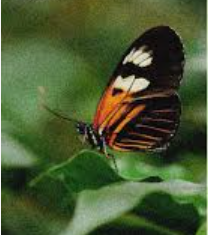
#> input picture TASK09/Taskimage9.png, 208 x 235 px
$ jupyter execute 2023_SE_04_TASK_09.ipynb
#> lines starting #> are read from the running program, lines starting #| are printed output that depends on the picture; after the words box and inside, x2 and y2 are one past the last pixel; in counts of white or black regions, pixels touching at a corner belong together
🔹 Import Required Libraries

[cell 1]
import cv2
import numpy as np
import matplotlib.pyplot as plt

🔹 Load Image

[cell 2]
# Load image (BGR format)
img = cv2.imread('Taskimage9.png')
#> img is the input picture: shape (235, 208, 3); mean B, G, R 49.3, 88.7, 72.8

# Convert BGR to RGB for display
img_rgb = cv2.cvtColor(img, cv2.COLOR_BGR2RGB)

plt.imshow(img_rgb)
plt.title("Original Image")
plt.axis('off')

✅ Task 1: Extract R, G, B Channels

[cell 3]
R, G, B = img_rgb[:,:,0], img_rgb[:,:,1], img_rgb[:,:,2]
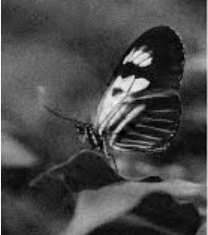
#> R: shape (235, 208); min 0, max 247, mean 72.8
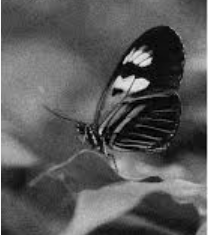
#> G: shape (235, 208); min 0, max 247, mean 88.7
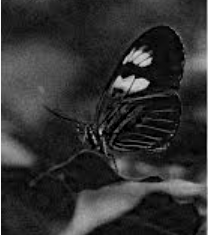
#> B: shape (235, 208); min 0, max 247, mean 49.3

plt.figure(figsize=(12,4))
plt.subplot(1,3,1)
plt.imshow(R, cmap='gray')
plt.title("Red Channel")

plt.subplot(1,3,2)
plt.imshow(G, cmap='gray')
plt.title("Green Channel")

plt.subplot(1,3,3)
plt.imshow(B, cmap='gray')
plt.title("Blue Channel")
plt.axis('off')
plt.show()
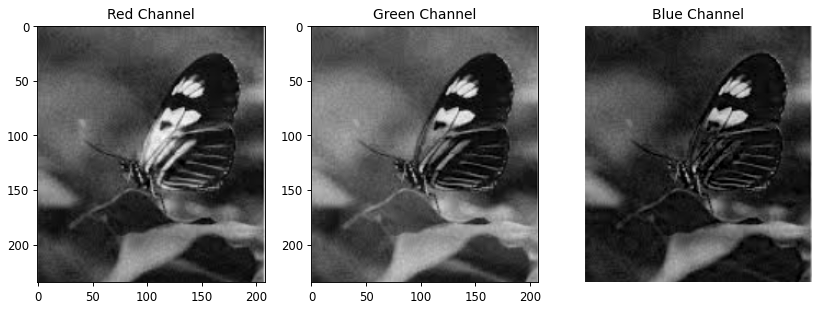
#> figure drawn by matplotlib, 3 panels

✅ Task 2: Convert RGB → HSV, YCbCr, Lab

[cell 4]
hsv = cv2.cvtColor(img, cv2.COLOR_RGB2HSV)
#> hsv: shape (235, 208, 3); mean H, S, V 78.6, 126.9, 92.3
ycbcr = cv2.cvtColor(img, cv2.COLOR_RGB2YCrCb)
#> ycbcr: shape (235, 208, 3); mean of channels 0, 1, 2 75.1, 109.6, 126.7
lab = cv2.cvtColor(img, cv2.COLOR_RGB2Lab)
#> lab: shape (235, 208, 3); mean of channels 0, 1, 2 86.7, 111.1, 133.1

plt.figure(figsize=(15,5))
plt.subplot(1,3,1)
plt.imshow(hsv)
plt.title("HSV")

plt.subplot(1,3,2)
plt.imshow(ycbcr)
plt.title("YCbCr")

plt.subplot(1,3,3)
plt.imshow(lab)
plt.title("Lab")
plt.axis('off')
plt.show()

✅ Task 3: White Balance Correction (Gray World Algorithm)

[cell 5]
def white_balance(img):
    result = img.copy().astype(np.float32)
    avgB, avgG, avgR = np.mean(result[:,:,0]), np.mean(result[:,:,1]), np.mean(result[:,:,2])
#> avgB = 72.76; avgG = 88.74; avgR = 49.35
    avgGray = (avgB + avgG + avgR) / 3
#> avgGray = 70.28

    result[:,:,0] *= avgGray / avgB
    result[:,:,1] *= avgGray / avgG
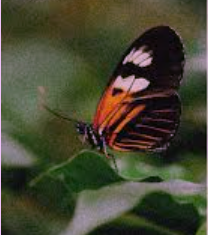
#> result: shape (235, 208, 3) float32; mean R, G, B 70.3, 70.3, 49.3
    result[:,:,2] *= avgGray / avgR
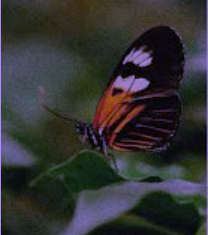
#> result: shape (235, 208, 3) float32; mean R, G, B 70.3, 70.3, 70.3; drawn with min black and max white

    return np.clip(result, 0, 255).astype(np.uint8)
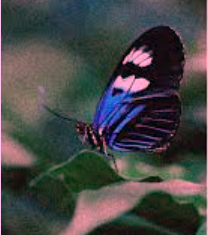
#> returned value: shape (235, 208, 3); mean of channels 0, 1, 2 69.8, 69.8, 69.2; drawn as B, G, R

wb_img = white_balance(img_rgb)

plt.imshow(wb_img)
plt.title("White Balanced Image")
plt.axis('off')
plt.show()

✅ Task 4: Color Masking (Example: Red Color in HSV)

[cell 6]
hsv_img = cv2.cvtColor(img_rgb, cv2.COLOR_RGB2HSV)
#> hsv_img: shape (235, 208, 3); mean H, S, V 46.4, 126.9, 92.3

lower_red = np.array([0, 120, 70])
upper_red = np.array([10, 255, 255])

mask = cv2.inRange(hsv_img, lower_red, upper_red)
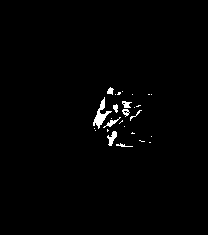
#> mask: shape (235, 208); 1.2% white; 27 white regions (18 under 20 px), largest, box (x1, y1, x2, y2) and area: (93, 97, 112, 129) 195, (107, 131, 117, 146) 77, (103, 117, 121, 128) 52
result = cv2.bitwise_and(img_rgb, img_rgb, mask=mask)

plt.figure(figsize=(12,4))
plt.subplot(1,2,1)
plt.imshow(mask, cmap='gray')
plt.title("Red Mask")

plt.subplot(1,2,2)
plt.imshow(result)
plt.title("Masked Image")
plt.axis('off')
plt.show()

✅ Task 5: Compare Segmentation Strength of Color Spaces

[cell 7]
# Thresholding in different color spaces

# RGB
_, rgb_seg = cv2.threshold(R, 120, 255, cv2.THRESH_BINARY)
#> rgb_seg: shape (235, 208); 11.8% white; 47 white regions (36 under 20 px), largest, box (x1, y1, x2, y2) and area: (115, 0, 208, 235) 1448, (92, 75, 150, 135) 1361, (64, 194, 131, 235) 1285

# HSV (Hue channel)
_, hsv_seg = cv2.threshold(hsv[:,:,0], 50, 255, cv2.THRESH_BINARY)
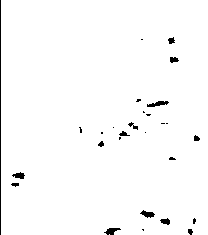
#> hsv_seg: shape (235, 208); 98.2% white; 28 black regions (14 under 20 px), largest, box (x1, y1, x2, y2) and area: (0, 0, 1, 235) 235, (147, 101, 169, 107) 76, (104, 228, 121, 235) 68

# YCbCr (Cb channel)
_, ycbcr_seg = cv2.threshold(ycbcr[:,:,2], 120, 255, cv2.THRESH_BINARY)
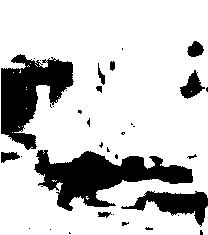
#> ycbcr_seg: shape (235, 208); 78.5% white; 35 black regions (24 under 20 px), largest, box (x1, y1, x2, y2) and area: (34, 150, 193, 211) 4476, (1, 54, 74, 150) 3666, (121, 191, 208, 227) 1346

plt.figure(figsize=(15,4))
plt.subplot(1,3,1)
plt.imshow(rgb_seg, cmap='gray')
plt.title("RGB Segmentation")

plt.subplot(1,3,2)
plt.imshow(hsv_seg, cmap='gray')
plt.title("HSV Segmentation")

plt.subplot(1,3,3)
plt.imshow(ycbcr_seg, cmap='gray')
plt.title("YCbCr Segmentation")
plt.axis('off')
plt.show()
